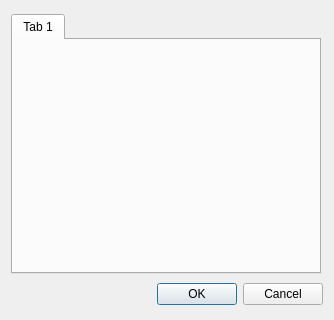
<?xml version="1.0" encoding="UTF-8"?>
<ui version="4.0">
 <class>ServicesDialog</class>
 <widget class="QDialog" name="ServicesDialog">
  <property name="geometry">
   <rect>
    <x>0</x>
    <y>0</y>
    <width>334</width>
    <height>320</height>
   </rect>
  </property>
  <property name="windowTitle">
   <string>KoBoToolbox Setting</string>
  </property>
  <layout class="QVBoxLayout" name="verticalLayout">
   <item>
    <widget class="QTabWidget" name="tabServices">
     <property name="sizePolicy">
      <sizepolicy hsizetype="Fixed" vsizetype="Fixed">
       <horstretch>0</horstretch>
       <verstretch>0</verstretch>
      </sizepolicy>
     </property>
     <property name="minimumSize">
      <size>
       <width>310</width>
       <height>260</height>
      </size>
     </property>
     <property name="tabPosition">
      <enum>QTabWidget::North</enum>
     </property>
     <property name="tabShape">
      <enum>QTabWidget::Rounded</enum>
     </property>
     <property name="currentIndex">
      <number>0</number>
     </property>
     <property name="documentMode">
      <bool>false</bool>
     </property>
     <property name="tabsClosable">
      <bool>false</bool>
     </property>
     <property name="movable">
      <bool>false</bool>
     </property>
     <widget class="QWidget" name="tab">
      <attribute name="title">
       <string>Tab 1</string>
      </attribute>
     </widget>
    </widget>
   </item>
   <item>
    <layout class="QHBoxLayout" name="horizontalLayout">
     <item>
      <widget class="QDialogButtonBox" name="buttonBox">
       <property name="orientation">
        <enum>Qt::Horizontal</enum>
       </property>
       <property name="standardButtons">
        <set>QDialogButtonBox::Cancel|QDialogButtonBox::Ok</set>
       </property>
      </widget>
     </item>
    </layout>
   </item>
  </layout>
 </widget>
 <resources/>
 <connections>
  <connection>
   <sender>buttonBox</sender>
   <signal>accepted()</signal>
   <receiver>ServicesDialog</receiver>
   <slot>accept()</slot>
   <hints>
    <hint type="sourcelabel">
     <x>248</x>
     <y>254</y>
    </hint>
    <hint type="destinationlabel">
     <x>157</x>
     <y>274</y>
    </hint>
   </hints>
  </connection>
  <connection>
   <sender>buttonBox</sender>
   <signal>rejected()</signal>
   <receiver>ServicesDialog</receiver>
   <slot>reject()</slot>
   <hints>
    <hint type="sourcelabel">
     <x>316</x>
     <y>260</y>
    </hint>
    <hint type="destinationlabel">
     <x>286</x>
     <y>274</y>
    </hint>
   </hints>
  </connection>
 </connections>
</ui>
